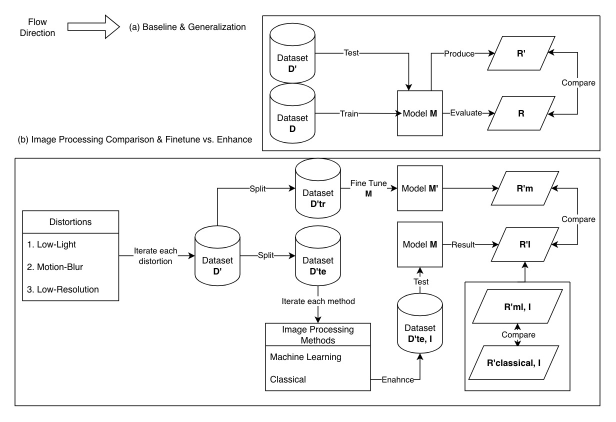
#> input picture ECE253_project_digram.drawio.jpg, 1232 x 843 px (shown at 1/2 size)
$ python -i motion_deblur.py   (imports and definitions only)   (older library calls are emulated)
#> lines starting #> are read from the running program, lines starting #| are printed output that depends on the picture
import cv2
import numpy as np
from dataclasses import dataclass
from typing import Sequence, Iterable
from concurrent.futures import ThreadPoolExecutor, ProcessPoolExecutor


def variance_of_laplacian(img: np.ndarray) -> float:
    """Focus measure based on the variance of the Laplacian.
    Lower values = more blur."""
    if img.ndim == 3 and img.shape[2] == 3:
        gray = cv2.cvtColor(img, cv2.COLOR_BGR2GRAY)
    else:
        gray = img
    return float(cv2.Laplacian(gray, cv2.CV_64F).var())


def motion_kernel(length: int = 15, angle: float = 0.0) -> np.ndarray:
    """Create a normalized 2D motion blur kernel of given length and angle (degrees)."""
    length = max(3, int(length))
    if length % 2 == 0:
        length += 1

    kernel = np.zeros((length, length), dtype=np.float32)
    cv2.line(kernel, (0, length // 2), (length - 1, length // 2), 1, 1)

    center = (length / 2.0, length / 2.0)
    M = cv2.getRotationMatrix2D(center, angle, 1.0)
    kernel = cv2.warpAffine(kernel, M, (length, length))
    s = kernel.sum()
    if s > 0:
        kernel /= s
    return kernel


# [62 lines left out: functions richardson_lucy_channel, richardson_lucy_color, unsharp_mask, not called in this run]


@dataclass
class MotionDeblurConfig:
    # Search over multiple PSF lengths and angles
    lengths: Sequence[int] = (9, 15, 21, 31)
    angles: Sequence[float] = (0.0, 30.0, 60.0, 90.0, 120.0, 150.0)

    iterations: int = 15           # RL iterations per final full-res candidate
    blur_threshold: float = 200.0  # if Laplacian variance < this => try deblur
    apply_always: bool = False     # force deblur regardless of sharpness

    pre_denoise: bool = True       # denoise before deblurring
    denoise_h: int = 5
    denoise_h_color: int = 5
    denoise_template_window_size: int = 7
    denoise_search_window_size: int = 21

    final_unsharp_amount: float = 0.5
    final_unsharp_sigma: float = 1.0

    # Preview settings for PSF search (cheap RL on small grayscale)
    preview_scale: float = 0.5
    preview_iterations: int = 5
    sharpness_crop: int = 256

    # Concurrency controls for PSF search
    use_thread_pool: bool = True
    use_process_pool: bool = False  # set True to use ProcessPoolExecutor instead
    max_workers: int | None = None  # None => default number of workers


def _center_crop_gray(img: np.ndarray, crop_size: int) -> np.ndarray:
    """Return a central square crop of the grayscale image."""
    if img.ndim == 3 and img.shape[2] == 3:
        img = cv2.cvtColor(img, cv2.COLOR_BGR2GRAY)
    h, w = img.shape[:2]
    size = min(crop_size, h, w)
    y0 = (h - size) // 2
    x0 = (w - size) // 2
    return img[y0:y0 + size, x0:x0 + size]


# [20 lines left out: function _evaluate_psf_preview, not called in this run]


class MotionDeblur:
    """Stronger motion deblurring using multi-kernel Richardson–Lucy with concurrency."""

    def __init__(self, config: MotionDeblurConfig | None = None):
        if config is None:
            config = MotionDeblurConfig()
        self.config = config

        # Precompute PSFs for all (length, angle) pairs
        self.psfs: dict[tuple[int, float], np.ndarray] = {}
        for L in self.config.lengths:
            for A in self.config.angles:
                self.psfs[(L, A)] = motion_kernel(L, A).astype(np.float32)

    def __call__(self, img: np.ndarray) -> np.ndarray:
        return self.deblur(img)

    def _sharpness_crop(self, img: np.ndarray) -> float:
        """Compute Laplacian variance on a central crop to save time."""
        crop = _center_crop_gray(img, self.config.sharpness_crop)
        return variance_of_laplacian(crop)

    # [64 lines left out: function _choose_best_psf, not called in this run]

    def deblur(self, img: np.ndarray) -> np.ndarray:
        """Deblur a BGR image (uint8 ndarray)."""
        if img is None:
            raise ValueError("Input image is None")
        if img.ndim != 3 or img.shape[2] != 3:
            raise ValueError("Expected a BGR color image with shape (H, W, 3)")

        orig_score = self._sharpness_crop(img)
        if not self.config.apply_always and orig_score >= self.config.blur_threshold:
            # Already sharp enough
            return img

        # Optional pre-denoising to avoid amplifying noise
        if self.config.pre_denoise:
            base = cv2.fastNlMeansDenoisingColored(
                img,
                None,
                h=self.config.denoise_h,
                hColor=self.config.denoise_h_color,
                templateWindowSize=self.config.denoise_template_window_size,
                searchWindowSize=self.config.denoise_search_window_size,
            )
        else:
            base = img

        # 1) Pick best PSF on a small grayscale preview (possibly in parallel)
        best_psf, delta = self._choose_best_psf(base)

        # If nothing improved on preview, bail out early
        if best_psf is None:
            return img

        # 2) Run full-res color RL ONCE with the chosen PSF
        candidate = richardson_lucy_color(base, best_psf, self.config.iterations)
        candidate = unsharp_mask(
            candidate,
            amount=self.config.final_unsharp_amount,
            sigma=self.config.final_unsharp_sigma,
        )

        # Optional: only accept if full-res sharpness is better
        final_score = self._sharpness_crop(candidate)
        if final_score > orig_score:
            return candidate
        else:
            return img

# [50 lines left out: functions deblur_images_threadpool, _processpool_worker, deblur_images_processpool, not called in this run]

>>> import cv2
>>> picture = cv2.imread('../ECE253_project_digram.drawio.jpg')
#> picture is the input picture: shape (843, 1232, 3); min 0, max 255, mean 244.9
>>> result = MotionDeblur()(picture)
#> in _center_crop_gray, `return img[y0:y0 + size, x0:x0 + size]`:
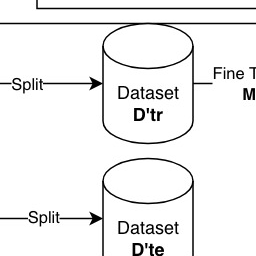
#> returned value: shape (256, 256); min 0, max 255, mean 240.4
#> in deblur, `orig_score = self._sharpness_crop(img)`: orig_score = 7249.6
